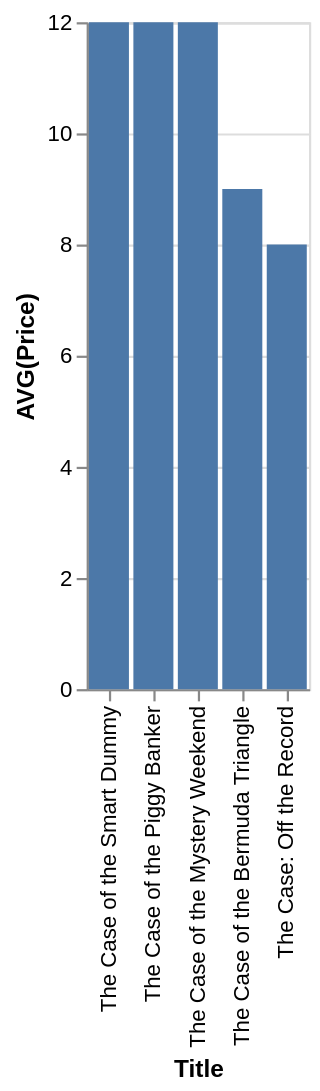

Describe this chart as a Vega-Lite specification.
### Vega-Lite specification from a JSON file in a GitHub repository (floating-point values rounded to 4 significant figures)
{"data": {"values": [{"x_data": "The Case of the Smart Dummy", "y_data": 12}, {"x_data": "The Case of the Piggy Banker", "y_data": 12}, {"x_data": "The Case of the Mystery Weekend", "y_data": 12}, {"x_data": "The Case of the Bermuda Triangle", "y_data": 9}, {"x_data": "The Case: Off the Record", "y_data": 8}]}, "mark": "bar", "encoding": {"x": {"field": "x_data", "type": "nominal", "title": "Title", "sort": {"op": "sum", "field": "y_data", "order": "descending"}}, "y": {"field": "y_data", "type": "quantitative", "title": "AVG(Price)"}}}
